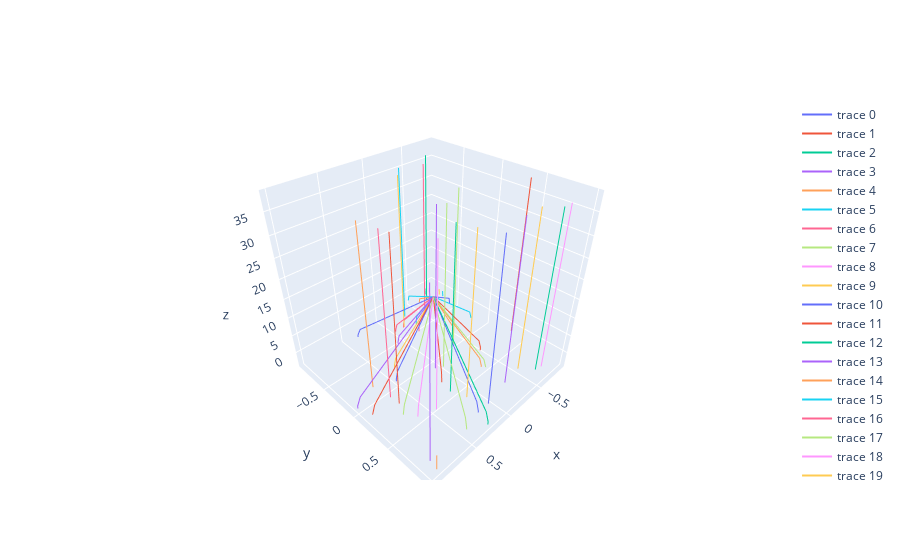

Source (notebook cell):
### Code cell
# check focal distance

import random as rand


def random_n1_p1() :
    return 2.0 * rand.random() - 1.0


settingDataPath = "../settingData.json"
lensSystemPath = "../camera/convex.json"

plot = []
for i in range(50) :
    samplePoint = [random_n1_p1(), random_n1_p1(), random_n1_p1()]
    resultData = cppmodule.cameraLensSampleRayDir(settingDataPath, lensSystemPath, samplePoint, 1)

    for line in resultData :
        xData = []
        yData = []
        zData = []
        for point in line :
            xData.append(point[0])
            yData.append(point[1])
            zData.append(point[2])
        if len(xData) == 0:
            continue
        plot.append(go.Scatter3d(x=xData, y=yData, z=zData, mode='lines'))

fig = go.Figure(data=plot)
fig.show()

### Figure 1 — Plotly figure (JSON) as saved in the notebook; plotly's stock layout.template omitted (floating-point values rounded to 4 significant figures)
{"data": [{"mode": "lines", "type": "scatter3d", "x": [0.5126, 0.5126, 0.4911, 0.4909, 0], "y": [-0.008685, -0.008685, -0.008321, -0.008318, 0], "z": [-2.764, -2.093, -0.006033, 0, 14.58]}, {"mode": "lines", "type": "scatter3d", "x": [0.2, 0.2, 0.1916, 0.1916, 0], "y": [0.3259, 0.3259, 0.3122, 0.3121, -5.551e-17], "z": [-2.805, -2.096, -0.003355, 0, 14.59]}, {"mode": "lines", "type": "scatter3d", "x": [0.2536, 0.2536], "y": [0.4957, 0.4957], "z": [-1.967, 37.89]}, {"mode": "lines", "type": "scatter3d", "x": [0.1314, 0.1314], "y": [0.1663, 0.1663], "z": [-2.006, 37.9]}, {"mode": "lines", "type": "scatter3d", "x": [-0.2329, -0.2329, -0.2231, -0.223, 0], "y": [0.4771, 0.4771, 0.4571, 0.4569, 5.551e-17], "z": [-2.499, -2.093, -0.00647, 0, 14.58]}, {"mode": "lines", "type": "scatter3d", "x": [-0.8452, -0.8452, -0.8105], "y": [-0.6822, -0.6822, -0.6542], "z": [-2.411, -2.07, -0.02714]}, {"mode": "lines", "type": "scatter3d", "x": [-0.1924, -0.1924, -0.1843, -0.1843, 0], "y": [-0.4258, -0.4258, -0.408, -0.4079, -1.11e-16], "z": [-3.094, -2.095, -0.005012, 0, 14.59]}, {"mode": "lines", "type": "scatter3d", "x": [0.7573, 0.7573, 0.7259, 0.725, 0], "y": [0.373, 0.373, 0.3576, 0.3572, -5.551e-17], "z": [-2.244, -2.082, -0.01637, 0, 14.55]}, {"mode": "lines", "type": "scatter3d", "x": [-0.6581, -0.6581], "y": [0.9286, 0.9286], "z": [-2.047, 37.87]}, {"mode": "lines", "type": "scatter3d", "x": [0.3993, 0.3993, 0.3826, 0.3825, 0], "y": [-0.169, -0.169, -0.162, -0.1619, 0], "z": [-2.996, -2.095, -0.004315, 0, 14.59]}, {"mode": "lines", "type": "scatter3d", "x": [0.3736, 0.3736, 0.3582, 0.3577, 0], "y": [-0.8269, -0.8269, -0.7927, -0.7917, 0], "z": [-2.648, -2.079, -0.01892, 0, 14.54]}, {"mode": "lines", "type": "scatter3d", "x": [-0.442, -0.442, -0.4235, -0.4233, 0], "y": [0.2873, 0.2873, 0.2753, 0.2752, 0], "z": [-3.045, -2.093, -0.006378, 0, 14.58]}, {"mode": "lines", "type": "scatter3d", "x": [-0.5536, -0.5536], "y": [0.9246, 0.9246], "z": [-1.465, 37.87]}, {"mode": "lines", "type": "scatter3d", "x": [0.9971, 0.9971, 0.956, 0.9545, 0], "y": [-0.005782, -0.005782, -0.005543, -0.005535, 8.674e-19], "z": [-2.786, -2.075, -0.02286, 0, 14.52]}, {"mode": "lines", "type": "scatter3d", "x": [0.7622, 0.7622], "y": [-0.06481, -0.06481], "z": [-1.35, 37.89]}, {"mode": "lines", "type": "scatter3d", "x": [-0.1873, -0.1873], "y": [-0.6606, -0.6606], "z": [-1.139, 37.89]}, {"mode": "lines", "type": "scatter3d", "x": [-0.4219, -0.4219], "y": [-0.5688, -0.5688], "z": [-2.032, 37.89]}, {"mode": "lines", "type": "scatter3d", "x": [0.4621, 0.4621, 0.4431, 0.4424, 0], "y": [0.897, 0.897, 0.86, 0.8586, 1.11e-16], "z": [-2.494, -2.075, -0.02341, 0, 14.52]}, {"mode": "lines", "type": "scatter3d", "x": [-0.386, -0.386, -0.3698, -0.3696, 0], "y": [-0.3178, -0.3178, -0.3045, -0.3044, 0], "z": [-2.305, -2.094, -0.005737, 0, 14.58]}, {"mode": "lines", "type": "scatter3d", "x": [-0.05863, -0.05863], "y": [-0.528, -0.528], "z": [-1.275, 37.89]}, {"mode": "lines", "type": "scatter3d", "x": [0.2421, 0.2421, 0.2321, 0.2318, 0], "y": [0.8462, 0.8462, 0.8111, 0.8101, 1.11e-16], "z": [-2.51, -2.081, -0.0178, 0, 14.54]}, {"mode": "lines", "type": "scatter3d", "x": [0.9589, 0.9589, 0.9193, 0.918, 0], "y": [0.172, 0.172, 0.1649, 0.1647, 0], "z": [-2.157, -2.076, -0.02182, 0, 14.53]}, {"mode": "lines", "type": "scatter3d", "x": [-0.6126, -0.6126], "y": [-0.7347, -0.7347], "z": [-1.389, 37.88]}, {"mode": "lines", "type": "scatter3d", "x": [0.948, 0.948], "y": [0.9242, 0.9242], "z": [-1.104, 37.86]}, {"mode": "lines", "type": "scatter3d", "x": [-0.4209, -0.4209, -0.4033, -0.4032, 0], "y": [-0.1002, -0.1002, -0.09602, -0.09599, 1.388e-17], "z": [-2.924, -2.095, -0.004297, 0, 14.59]}, {"mode": "lines", "type": "scatter3d", "x": [-0.7632, -0.7632, -0.7315, -0.7308, 0], "y": [-0.1371, -0.1371, -0.1314, -0.1313, 2.776e-17], "z": [-2.32, -2.085, -0.01381, 0, 14.56]}, {"mode": "lines", "type": "scatter3d", "x": [0.02107, 0.02107, 0.02019, 0.02018, 0], "y": [-0.5862, -0.5862, -0.5617, -0.5614, 1.11e-16], "z": [-2.501, -2.091, -0.007899, 0, 14.58]}, {"mode": "lines", "type": "scatter3d", "x": [0.06024, 0.06024], "y": [0.2133, 0.2133], "z": [-1.872, 37.9]}, {"mode": "lines", "type": "scatter3d", "x": [-0.7724, -0.7724, -0.7408], "y": [-0.8521, -0.8521, -0.8173], "z": [-2.081, -2.067, -0.03044]}, {"mode": "lines", "type": "scatter3d", "x": [-0.4268, -0.4268], "y": [0.7975, 0.7975], "z": [-1.159, 37.88]}, {"mode": "lines", "type": "scatter3d", "x": [0.1206, 0.1206], "y": [0.8645, 0.8645], "z": [-1.69, 37.88]}, {"mode": "lines", "type": "scatter3d", "x": [0.703, 0.703], "y": [0.2542, 0.2542], "z": [-1.96, 37.89]}, {"mode": "lines", "type": "scatter3d", "x": [0.2727, 0.2727, 0.2615, 0.2611, 0], "y": [0.9899, 0.9899, 0.9492, 0.9476, -1.11e-16], "z": [-2.914, -2.074, -0.02425, 0, 14.52]}, {"mode": "lines", "type": "scatter3d", "x": [-0.2131, -0.2131], "y": [0.8019, 0.8019], "z": [-1.984, 37.88]}, {"mode": "lines", "type": "scatter3d", "x": [-0.5222, -0.5222, -0.5006, -0.4999, 0], "y": [-0.7715, -0.7715, -0.7396, -0.7386, 1.11e-16], "z": [-2.117, -2.078, -0.01995, 0, 14.53]}, {"mode": "lines", "type": "scatter3d", "x": [-0.2494, -0.2494, -0.2389, -0.2388, 0], "y": [-0.5341, -0.5341, -0.5118, -0.5115, 1.11e-16], "z": [-2.835, -2.091, -0.007978, 0, 14.58]}, {"mode": "lines", "type": "scatter3d", "x": [0.7249, 0.7249], "y": [0.1547, 0.1547], "z": [-1.398, 37.89]}, {"mode": "lines", "type": "scatter3d", "x": [-0.2405, -0.2405], "y": [0.06739, 0.06739], "z": [-1.618, 37.9]}, {"mode": "lines", "type": "scatter3d", "x": [0.5236, 0.5236], "y": [0.5737, 0.5737], "z": [-1.293, 37.88]}, {"mode": "lines", "type": "scatter3d", "x": [-0.8465, -0.8465, -0.8118], "y": [-0.7455, -0.7455, -0.715], "z": [-2.601, -2.068, -0.02928]}, {"mode": "lines", "type": "scatter3d", "x": [-0.7912, -0.7912, -0.7585, -0.7575, 0], "y": [-0.5121, -0.5121, -0.4909, -0.4902, -5.551e-17], "z": [-2.402, -2.078, -0.02042, 0, 14.53]}, {"mode": "lines", "type": "scatter3d", "x": [-0.8711, -0.8711], "y": [0.3763, 0.3763], "z": [-1.522, 37.88]}, {"mode": "lines", "type": "scatter3d", "x": [-0.7383, -0.7383, -0.7081], "y": [-0.8762, -0.8762, -0.8403], "z": [-2.704, -2.067, -0.03021]}, {"mode": "lines", "type": "scatter3d", "x": [0.1321, 0.1321, 0.1265, 0.1265, 0], "y": [-0.4187, -0.4187, -0.4012, -0.4011, -1.11e-16], "z": [-2.626, -2.095, -0.004424, 0, 14.59]}, {"mode": "lines", "type": "scatter3d", "x": [0.935, 0.935, 0.8973], "y": [0.9896, 0.9896, 0.9496], "z": [-2.472, -2.054, -0.04271]}, {"mode": "lines", "type": "scatter3d", "x": [-0.4662, -0.4662, -0.447, -0.4463, 0], "y": [-0.9113, -0.9113, -0.8738, -0.8723, -2.22e-16], "z": [-2.086, -2.074, -0.0241, 0, 14.52]}, {"mode": "lines", "type": "scatter3d", "x": [-0.102, -0.102, -0.09773, -0.09767, 0], "y": [-0.592, -0.592, -0.5673, -0.5669, -1.11e-16], "z": [-2.816, -2.091, -0.008285, 0, 14.58]}, {"mode": "lines", "type": "scatter3d", "x": [-0.2513, -0.2513, -0.2408, -0.2407, 0], "y": [0.5207, 0.5207, 0.499, 0.4987, 1.11e-16], "z": [-2.207, -2.092, -0.007675, 0, 14.58]}, {"mode": "lines", "type": "scatter3d", "x": [0.678, 0.678, 0.6499, 0.6492, 0], "y": [0.4855, 0.4855, 0.4653, 0.4648, -5.551e-17], "z": [-2.253, -2.083, -0.01598, 0, 14.55]}, {"mode": "lines", "type": "scatter3d", "x": [0.2012, 0.2012], "y": [0.6631, 0.6631], "z": [-1.784, 37.89]}], "layout": {}}
